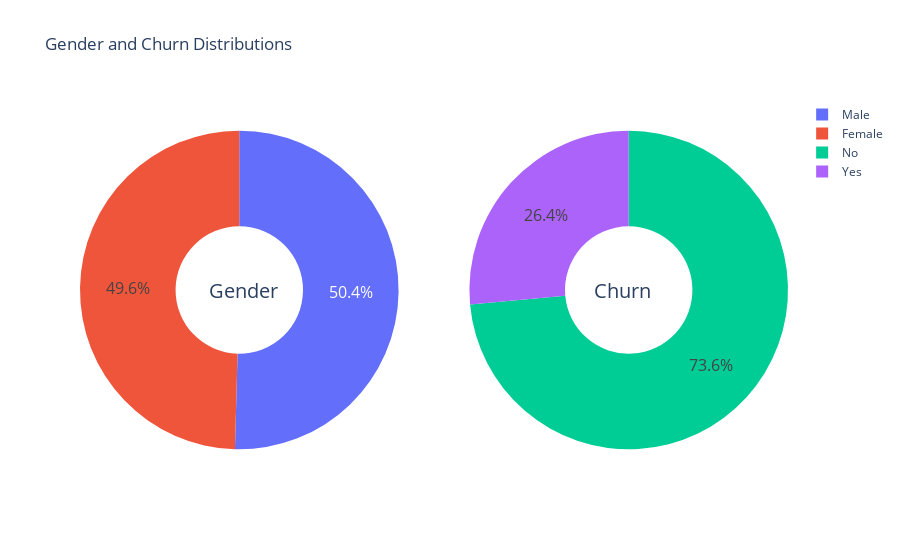

The cell this chart's notebook holds for it:
### Markdown cell above
# Data Visualization

### Code cell
g_labels = ['Male', 'Female']
c_labels = ['No', 'Yes']

fig = make_subplots(rows=1, cols=2, specs=[[{'type':'domain'}, {'type':'domain'}]])
fig.add_trace(go.Pie(labels=g_labels, values=df['gender'].value_counts(), name="Gender"),
              1, 1)
fig.add_trace(go.Pie(labels=c_labels, values=df['Churn'].value_counts(), name="Churn"),
              1, 2)

fig.update_traces(hole=.4, hoverinfo="label+percent+name", textfont_size=16)

fig.update_layout(
    title_text="Gender and Churn Distributions",
    annotations=[dict(text='Gender', x=0.18, y=0.5, font_size=20, showarrow=False),
                 dict(text='Churn', x=0.81, y=0.5, font_size=20, showarrow=False)])
fig.show()

### Figure 1 — Plotly figure (JSON) as saved in the notebook; plotly's stock layout.template omitted (floating-point values rounded to 4 significant figures)
{"data": [{"domain": {"x": [0, 0.45], "y": [0, 1]}, "hole": 0.4, "hoverinfo": "label+percent+name", "labels": ["Male", "Female"], "name": "Gender", "textfont": {"size": 16}, "type": "pie", "values": [3541, 3480]}, {"domain": {"x": [0.55, 1], "y": [0, 1]}, "hole": 0.4, "hoverinfo": "label+percent+name", "labels": ["No", "Yes"], "name": "Churn", "textfont": {"size": 16}, "type": "pie", "values": [5164, 1857]}], "layout": {"annotations": [{"font": {"size": 20}, "showarrow": false, "text": "Gender", "x": 0.18, "y": 0.5}, {"font": {"size": 20}, "showarrow": false, "text": "Churn", "x": 0.81, "y": 0.5}], "title": {"text": "Gender and Churn Distributions"}}}
